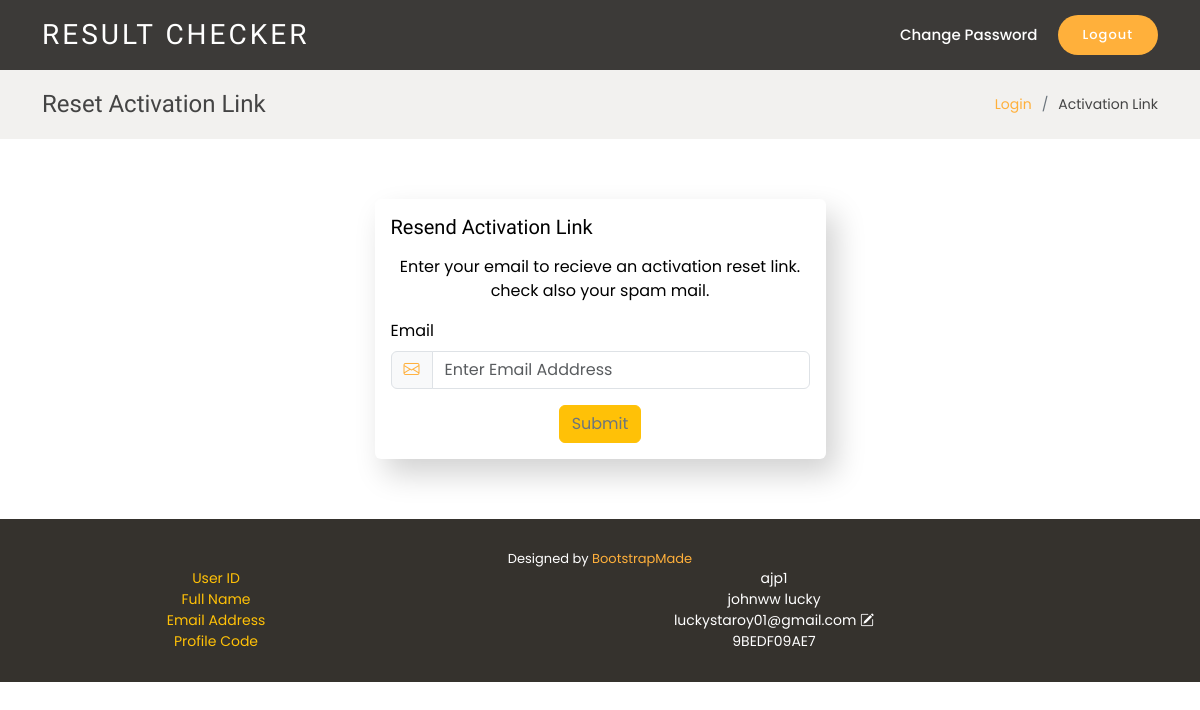
/expiry (signed in), run on the app's committed database.
### users/models.py (models this page shows, shortened)
class User(AbstractUser):
    username = None
    userid = models.CharField(max_length=150, unique=True, null=True, blank=True)
    email=models.EmailField(max_length=150, null=True,blank=True)
    name=models.CharField(max_length=150, null=True,blank=True)
    duration=models.IntegerField(blank=True,null=True)
    profile_ID=models.CharField(max_length=11, null=True,blank=True)
    created_at = models.DateTimeField(auto_now_add=True,null=True)
    updated_at =  models.DateTimeField(auto_now=True,null=True)
    profile_pic=models.ImageField(default='profilepic.png',null=True,blank=True)
    active= models.BooleanField(default=True,blank=True)
    pass_change = models.BooleanField(default=False,blank=True)
    class Meta:
        ordering = ['-created_at']
        indexes = [
            models.Index(fields=['-created_at']),
        ]
    objects=UserManager( )
    USERNAME_FIELD ='userid'
    REQUIRED_FIELDS=[]

### administrator/views.py (the view, shortened to what this page needs)
# urls.py: path('expiry', views.expiry, name="expiry"),
def expiry(request):
    return render(request, 'expiry_link.html')

### templates/expiry_link.html (shortened to what this page needs)
{% extends 'index.html' %}
{% load static %}
{% block content %}
<section class="breadcrumbs">
  <div class="container">
    <div class="d-flex justify-content-between align-items-center">
      <h2>Reset Activation Link </h2>
      <ol>
        <li><a href="{% url 'login' %}">Login</a></li>
        <li>Activation Link</li>
      </ol>
    </div>
  </div>
</section>
{% include 'msg.html' %}
<section class="section">
    <div class="row align-items-top d-flex flex-column align-items-center justify-content-center">
      <div class="col-lg-5">
        <div class="card border-0">
          <div class="card-body">
            <h5 class="card-title">Resend Activation Link</h5>
            <p><center>Enter your email to recieve an activation reset link. check also your spam mail.</center></p>
            <form autocomplete="off" method="POST" class="row g-3 needs-validation" novalidate>
              <div class="form-group d-flex flex-column align-items-center justify-content-center">
                <div class="col-12">
                  <label for="Email" class="form-label">Email</label>
                  <div class="input-group has-validation">
                    <span class="input-group-text" id="inputGroupPrepend"><i class="bi bi-envelope"></i></span>
                    <input name="email" type="email" placeholder='Enter Email Adddress' class="form-control" id="Email" required>
                  </div>
                </div>
              <button type="submit" class="btn btn-warning text-secondary mt-3">Submit</button>
            </form>
          </div>
        </div>
      </div>
    </div>
  </div>
  {% endblock content %}

### templates/index.html (shortened to what this page needs)
{% load static %}
<!DOCTYPE html>
<html lang="en">
<head>
  <link href="{% static 'assets/vendor/animate.css/animate.min.css' %}" rel="stylesheet">
  <link href="{% static 'assets/vendor/bootstrap/css/bootstrap.min.css' %}" rel="stylesheet">
  <link href="{% static 'assets/vendor/bootstrap-icons/bootstrap-icons.css' %}" rel="stylesheet">
  <link href="{% static 'assets/css/style.css' %}" rel="stylesheet">
</head>
<body>
  <header id="header" class="fixed-top d-flex align-items-center ">
    <div class="container-fluid container-xl d-flex align-items-center justify-content-between">
      <div class="logo me-auto">
        {% if user.is_authenticated %}
        <h1><a href="{% url 'dashboard' %}">RESULT CHECKER</a></h1>
      </div>
      {% else %}
      <h1><a href="#">RESULT CHECKER</a></h1>
      </div>
      {% endif %}
      <nav id="navbar" class="navbar order-last order-lg-0">
        <ul>
          {% if user.is_authenticated %}
          <li><a class="nav-link scrollto " data-bs-toggle="modal" data-bs-target="#changepassword"  href="#">Change Password</a></li>
          {% endif %}
        </ul>
      </nav>
      {% if user.is_authenticated %}
      <a data-bs-toggle="modal" data-bs-target="#logout"  href="#"  class="book-a-table-btn scrollto">Logout</a>
      {% else %}
      <a  href="{% url 'login' %}"  class="book-a-table-btn scrollto">Login</a>
      {% endif %}
    </div>
  </header>
  <main id="main">
{% block content %}
{% endblock content %}
  </main>
  <footer id="footer">
    <div class="container">
      <div class="credits">
        Designed by <a href="https://bootstrapmade.com/">BootstrapMade</a>
      </div>
      {% if user.is_authenticated %}
        <div class="row col-lg-12 col-sm-12">
          <div class="col-lg-4 col-sm-4  label text-warning ">User ID</div>
          <div class="col-lg-8 col-sm-4 ">{{user.userid}}</div>
        </div>
      <div class="row col-lg-12 col-sm-12">
        <div class="col-lg-4 col-sm-4 label label text-warning">Full Name</div>
        <div class="col-lg-8 col-sm-4 ">{{user.first_name}} {{user.last_name}}</div>
      </div>
      <div class="row col-lg-12 col-sm-12">
          <div class="col-lg-4 col-sm-4  label label text-warning">Email Address</div>
          <div class="col-lg-8 col-sm-4 ">{{user.email}} <i data-bs-toggle="modal" data-bs-target="#email" class='bi bi-pencil-square'></i></div>
        </div>
        <div class="row col-lg-12 col-sm-12">
          <div class="col-lg-4 col-sm-4  label label text-warning">Profile Code</div>
          <div class="col-lg-8 col-sm-4 ">{{user.profile_ID}}</div>
        </div>
        {% endif %}
    </div>
  </footer>
</body>
</html>

### static/assets/css/style.css (style rules this page uses)
body { font-family: "Poppins", sans-serif; color: #444444; }
a { text-decoration: none; color: #ffb03b; }
h1, h2, h3, h4, h5, h6 { font-family: "Satisfy", sans-serif; }
#header { height: 70px; z-index: 997; transition: all 0.5s; padding: 10px 0; background: rgba(26, 24, 22, 0.85); }
#header .logo h1 { font-size: 28px; margin: 0; line-height: 1; font-weight: 400; letter-spacing: 3px; }
#header .logo h1 a, #header .logo h1 a:hover { color: #fff; text-decoration: none; }
.book-a-table-btn { background: #ffb03b; color: #fff; border-radius: 50px; margin: 0 0 0 20px; padding: 10px 25px; font-size: 13px; font-weight: 500; letter-spacing: 1px; transition: 0.3s; white-space: nowrap; }
.navbar { padding: 0; }
.navbar ul { margin: 0; padding: 0; display: flex; list-style: none; align-items: center; }
.navbar li { position: relative; }
.navbar a, .navbar a:focus { display: flex; align-items: center; justify-content: space-between; padding: 10px 0 10px 24px; font-size: 15px; font-weight: 500; color: white; white-space: nowrap; transition: 0.3s; }
section { padding: 60px 0; }
.breadcrumbs { padding: 20px 0; background-color: #f2f1ef; min-height: 40px; margin-top: 70px; }
.breadcrumbs h2 { font-size: 24px; font-weight: 300; margin: 0; }
.breadcrumbs ol { display: flex; flex-wrap: wrap; list-style: none; padding: 0; margin: 0; font-size: 14px; }
.breadcrumbs ol li+li { padding-left: 10px; }
.breadcrumbs ol li+li::before { display: inline-block; padding-right: 10px; color: #6c757d; content: "/"; }
.card { box-shadow: 10px 15px 30px rgba(0, 0, 0, 0.18); transition: all ease-in-out 0.3s; height: 100%; color:black; }
#footer { background: #35322d; color: #fff; font-size: 14px; text-align: center; padding: 30px 0; }
#footer .credits { font-size: 13px; }

### templates/expiry_link.html (style rules this page uses)
.card .bi { color: #ffb03b; }

### data on the page
User: userid "ajp1", first_name "johnww", last_name "lucky", email "luckystaroy01@gmail.com", profile_ID "9BEDF09AE7"
